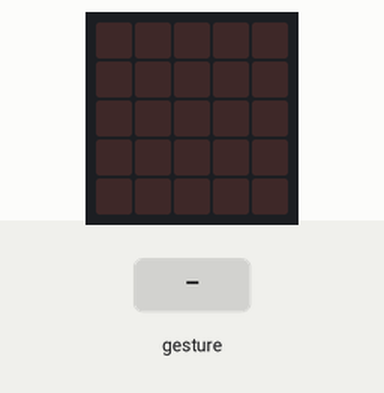
The program below on a simulated BBC micro:bit (MakeCode). On the bench: the board's 5×5 LED display. The test bench sets the inputs (shaded band). Random numbers come from a fixed seed; a tilt is held for 1.5 s and a shake lasts 1 s, then the board lies face up again; the 48×5 strip is a reading aid, not a part: it shows the text the display is scrolling, unrolled, one strip-width of it at a time.

Above: at 1.2 s.
1.3 s: gesture 'shake'
At 2.1 s:
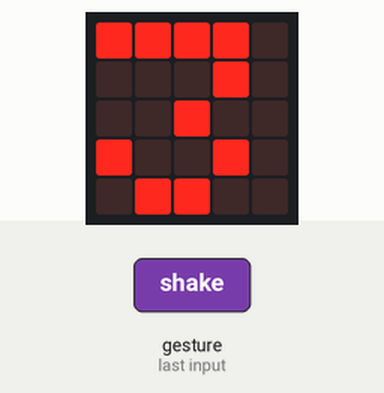
At 10.6 s:
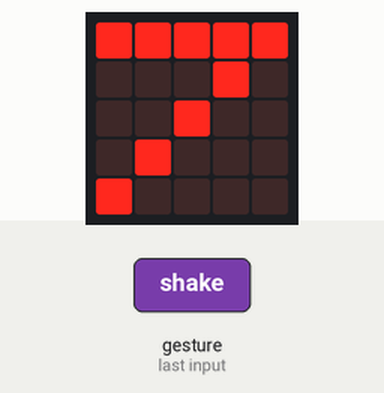
Timing chart, 0 to 12.1 s (numbered marks = the images above; inputs shaded):
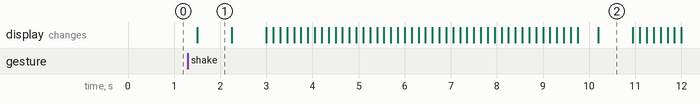

The program:

main.ts
```typescript
let numero = 0
input.onGesture(Gesture.Shake, function () {
    numero = randint(1, 12)
    basic.showNumber(numero)
    if (numero) {
        basic.showNumber(randint(1, 6))
        basic.showString("ganaste")
    }
    if (numero) {
        basic.showNumber(randint(7, 12))
        basic.showString("perdiste")
    }
})
```

test.ts
```typescript
// aquí va el archivo "tests"; esto no se compilará cuando este paquete se utilice como una extensión.
```

Measured:
- after the input at 1.3 s, the display: changes after 0.20 s (image 1)
- what the display in image 1 shows lasts 0.8 s, from 1.5 s to 2.3 s
